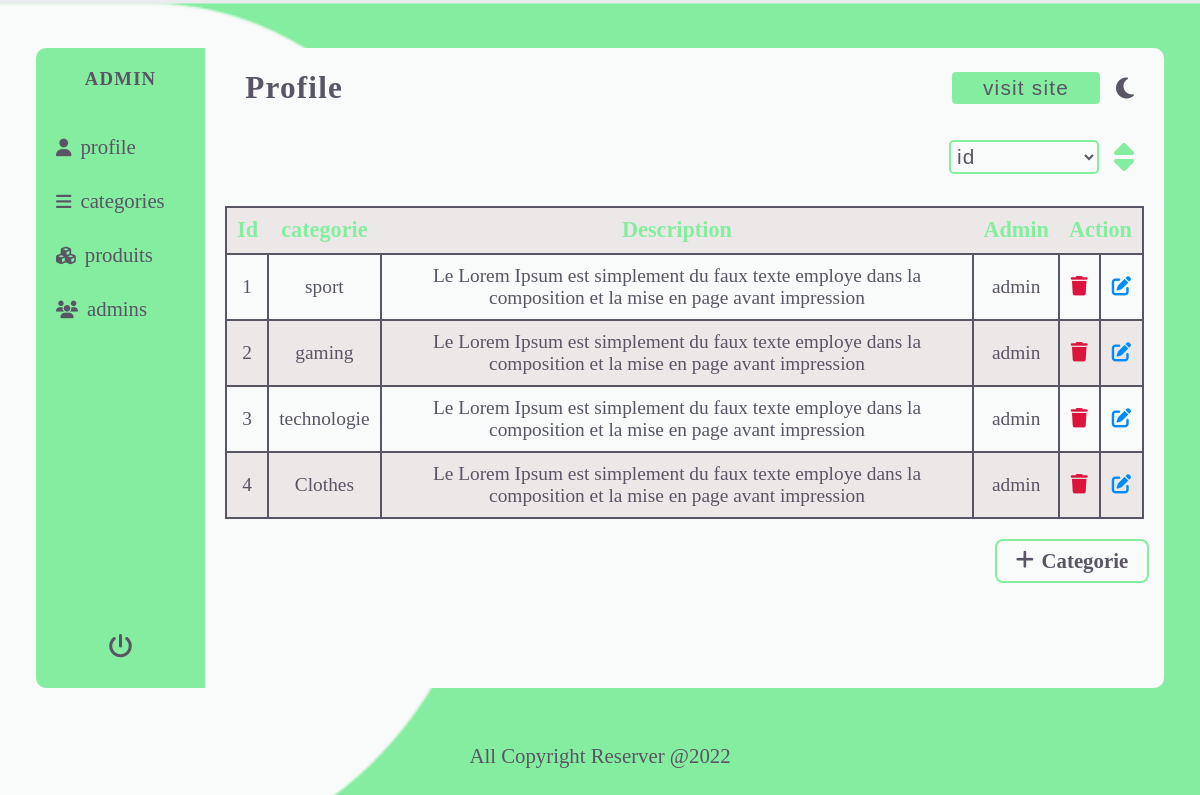
The page /categorie/index.php (signed in) on the database its author committed.
### tables this page shows
CREATE TABLE categorie(
    id INT PRIMARY KEY AUTO_INCREMENT,
    nom_cat VARCHAR(255) NOT NULL UNIQUE,
    descr VARCHAR(1000) NOT NULL,
    admin_id INT NOT NULL,
    CONSTRAINT pk FOREIGN KEY (admin_id) REFERENCES login(id)
    ON DELETE CASCADE ON UPDATE CASCADE
);

### categorie/gestionCategorie.php (called while the page is built, shortened)
<?php
class Categorie{
    private $pdo;
    public function __construct(PDO $pdo,$id=null,$nom_cat=null,$description_cat=null){
        $this->pdo=$pdo;
    }
    public function afficher_categories(){
        $sql="SELECT * FROM categorie;";
        $result=$this->pdo->query($sql);
        return $result->fetchAll(PDO::FETCH_ASSOC);
    }
}
?>

### Auth/gestionAdmins.php (called while the page is built, shortened)
<?php
    class Admin{
        public static function recherche_admin_username($pdo,$id){
            $sql="SELECT username FROM login WHERE id=:id";
            $stmt=$pdo -> prepare($sql);
            $stmt -> execute([
                ":id" => $id
            ]);
            return $stmt -> fetch(PDO::FETCH_OBJ);
        }
    }
?>

### categorie/index.php (the view, shortened to what this page needs)
<?php
    require_once '../Auth/gestionAdmins.php';
    require_once '..\categorie\gestionCategorie.php';
    $pdo=Connection::connectToDB("gestionproduit");
    $categorie=new Categorie(pdo:$pdo);
    if (isset($_GET["order"])) {
        $categories=$categorie -> trier_categories($_GET["order"]);
    }else{
    $categories=$categorie->afficher_categories();
    }
?>
<!DOCTYPE html>
<html lang="en">
<?php include_once '../template/head.php'?>
<body id="#main-body">
    <div class="my-container">
      <?php include_once '../template/aside.php'?>
          <div class="dashboard">
            <?php include_once '../template/header.php'?>
<div class="filter-data-form">
                <form action="" method="GET">
                    <div class="input-order">
                        <select name="order">
                        <?php foreach($categories[0] as $key => $item){?>
                            <option value="<?=$key?>"><?=$key?></option>
                        <?php }?>
                        </select>
                    </div>
                    <button type="submit">
                        <i class="fa-solid fa-sort"></i>
                    </button>
                </form>
</div>
<div class="table-container">
          <table id="customers">
          <thead>
            <tr>
              <tr>
                <th >Id</th>
                <th >categorie</th>
                <th >Description</th>
                <th >Admin</th>
                <th  colspan='2' >Action</th>
            </tr>
            </tr>
          </thead>
          <tbody>
            <?php foreach($categories as $value){?>
              <tr>
                  <?php foreach($value as $key => $element){?>
                      <td >
                          <?php
                          if ($key ==="admin_id") {
                            $pdo=Connection::connectToDB("gestionproduit");
                            echo Admin::recherche_admin_username($pdo,$value[$key])->username;
                          }else{
                              echo  $element;
                          }
                          ?>
                      </td>
                  <?php }?>
                  <td class="text-center">
                    <a href="supprimerCat.php?id=<?=$value['id']?>" onclick="confirmer()"><i class="fa-solid fa-trash" id="supprimer"></i></a>
                  </td>
                  <?php $query=http_build_query($value);?>
                  <td class="text-center">
                      <a href="modifierCat.php?<?=$query?>"><i class="fa-solid fa-pen-to-square" id="modifier"></i></a>
                  </td>
              </tr>
          <?php }?>
          </tbody>
  </table>
</div>
            <div class="btn-ajouter">
                <a href="../categorie/ajouterCat.php">
                <i class="fa-solid fa-plus"></i>
                    Categorie
                </a>
            </div>
        </div>
    </div>
    <footer>
        All Copyright Reserver @2022
    </footer>
</body>
</html>

### css/style.css (style rules this page uses)
:root, :root.light { --main-color:#85ed9f; --main-light-color:#F9FAFA; --bg-color:rgb(225, 248, 230); --text-color:#595565; --bg-image:url("../images/bglight.png"); --table-color:rgb(237, 232, 232); }
* { margin:0; padding:0; text-decoration: none; color: var(--text-color); }
body { background: var(--bg-image) no-repeat; background-position: center; background-size: cover; background-attachment: scroll; min-height: 100vh; }
.my-container { margin: 4% auto; width: 94%; min-height: 80vh; display: flex; border-radius: 10px; }
.dashboard { padding: 20px 0; width: 85%; height:auto; border-top-right-radius: 10px; border-bottom-right-radius: 10px; background-color: var(--main-light-color); }
.dashboard .nav-dashboard .view-site-btn #dark-mode, .dashboard .filter-data-form form button { display: flex; justify-content: center; align-items: center; font-size: 1.5em; margin: 0 0 0 15px; cursor: pointer; }
.dashboard .nav-dashboard .view-site-btn button, .dashboard .filter-data-form form select { width: 150px; height: 34px; border: 1px solid var(--main-light-color); background-color: var(--main-color); border-radius: 5px; font-size:1.3em; letter-spacing: 1.2px; padding: 2px; cursor: pointer; color: var(--text-color); font-weight: 500; text-transform: lowercase; }
.dashboard .filter-data-form { margin: 3% 0%; height:40px; display: flex; justify-content: end; align-items: center; }
.dashboard .filter-data-form form { display: flex; margin-right: 30px; }
.dashboard .filter-data-form form select { background-color: var(--main-light-color); border:2px solid var(--main-color) }
.dashboard .filter-data-form form button { background-color: var(--main-light-color); border: none; font-size: 2em; }
.filter-data-form form button i { color: var(--main-color); }
.table-container { margin: 20px; display: flex; justify-content: center; align-items: center; }
.table-container table { width: 100%; border:2px solid; padding: 2px; }
thead { background-color: var(--main-color); }
th { color: var(--main-color); padding: 10px; font-size:1.15em; }
table ,thead,td { padding: 10px; border: 2px solid; border-collapse: collapse; text-align: center; font-size: 1.1em; }
#customers tr:nth-child(even) { background-color:var(--table-color); }
#supprimer { color: crimson; }
#modifier { color: rgb(0, 140, 255); }
.btn-ajouter { width: 150px; height: 40px; border: 2px solid var(--main-color); display: flex; justify-content: center; align-items: center; float: right; border-radius: 8px; margin-right: 15px; }
.btn-ajouter a { width: 80%; height: 100%; font-size: 1.3em; display: flex; align-items: center; justify-content: space-around; font-weight: 700 }
footer { width: 100%; height:40px; display: flex; justify-content: center; align-items: center; font-size: 1.3em; }

### rows shown on the page
categorie: id "1", nom_cat "sport", descr "Le Lorem Ipsum est simplement du faux texte employe dans la composition et la mise en page avant impression", admin.username "admin"
categorie: id "2", nom_cat "gaming", descr "Le Lorem Ipsum est simplement du faux texte employe dans la composition et la mise en page avant impression", admin.username "admin"
categorie: id "3", nom_cat "technologie", descr "Le Lorem Ipsum est simplement du faux texte employe dans la composition et la mise en page avant impression", admin.username "admin"
categorie: id "4", nom_cat "Clothes", descr "Le Lorem Ipsum est simplement du faux texte employe dans la composition et la mise en page avant impression", admin.username "admin"

### other values the page prints
$_SESSION["username"] "ADMIN"
form field order "id"
